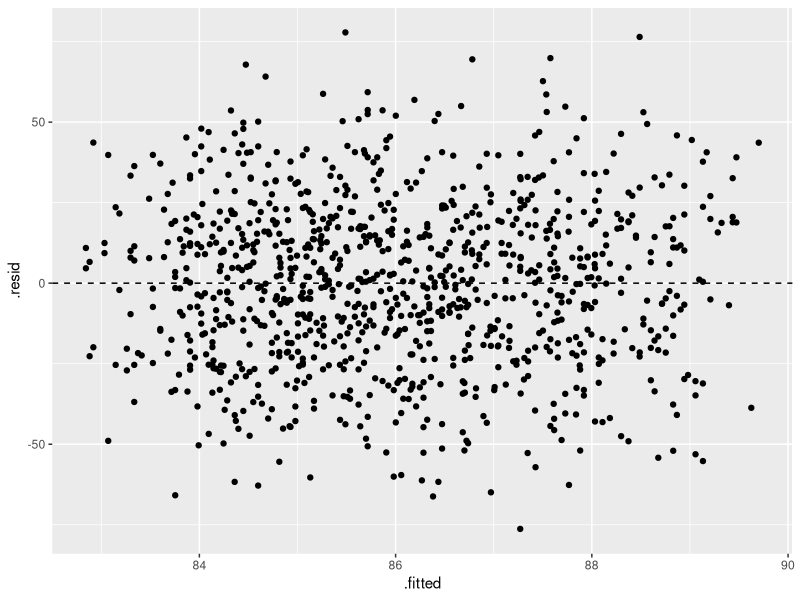
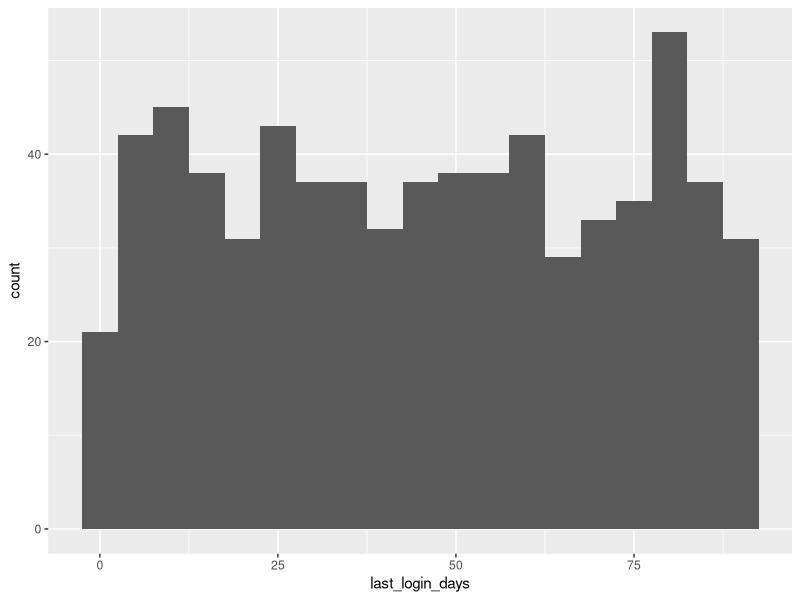
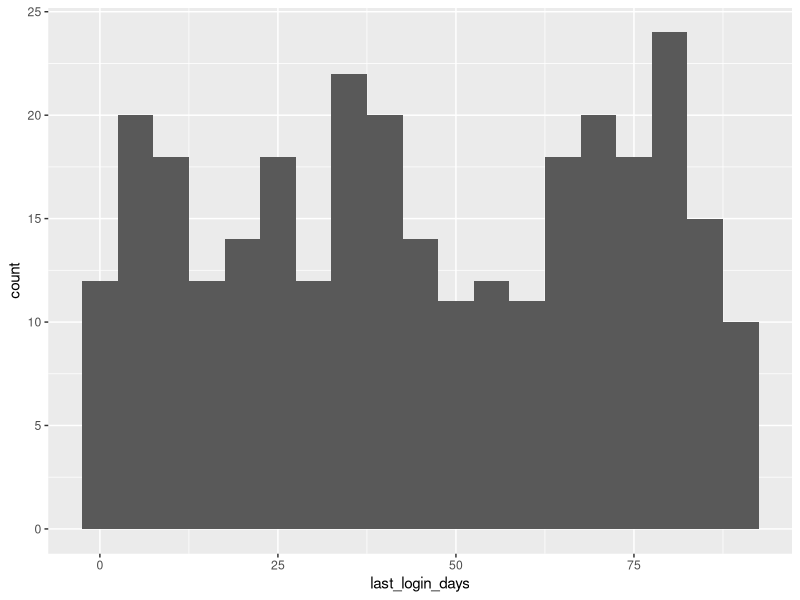

R code for these plots, in order:
## ---- chunk 1
library(tidyverse)
library(broom)
## ---- chunk 2
set.seed(42)
 n <- 1000
customer_data <- tibble(
     customer_id = 1:n,
     tenure = sample(1:60, n, replace = TRUE),
     monthly_spend = round(rnorm(n, mean = 85, sd = 25), 2),
     num_products = sample(
         1:5,
         n,
         replace = TRUE,
        prob = c(0.3, 0.3, 0.2, 0.1, 0.1)
     ),
     num_complaints = rpois(n, lambda = 0.5),
     last_login_days = sample(1:90, n, replace = TRUE),
     region = sample(c("West", "East", "South", "Midwest"), n, replace = TRUE),
     churn = factor(
         ifelse(
             0.05 *
                 num_complaints +
                 0.02 * last_login_days -
                 0.015 * tenure -
                 0.005 * monthly_spend +
                 rnorm(n, 0, 0.5) >
                 0.3,
             "yes",
             "no"
         )
     )
 )
 
 glimpse(customer_data)
## ---- chunk 3
spend_model <- lm(monthly_spend ~ tenure + num_products + region,
                  data = customer_data)
tidy(spend_model)
## ---- chunk 4
glance(spend_model)
## ---- chunk 5
augment(spend_model) |>
  ggplot(aes(x = .fitted, y = .resid)) +
  geom_point() +
  geom_hline(yintercept = 0, linetype = "dashed")
## ---- chunk 6
library(rsample)

set.seed(456)

ex2_split <- initial_split(customer_data,
                           prop = 0.70,
                           strata = churn)

ex2_train <- training(ex2_split)
ex2_test <- testing(ex2_split)
## ---- chunk 7
ex2_train |>
  count(churn) |>
  mutate(pct = n / sum(n))

ex2_test |>
  count(churn) |>
  mutate(pct = n / sum(n))
## ---- chunk 8
ggplot(ex2_train, aes(x = last_login_days)) +
  geom_histogram(binwidth = 5)

ggplot(ex2_test, aes(x = last_login_days)) +
  geom_histogram(binwidth = 5)
